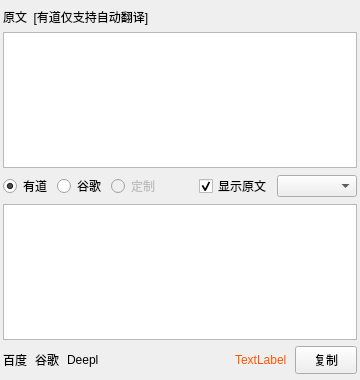
<?xml version="1.0" encoding="UTF-8"?>
<ui version="4.0">
 <class>Form</class>
 <widget class="QWidget" name="Form">
  <property name="geometry">
   <rect>
    <x>0</x>
    <y>0</y>
    <width>360</width>
    <height>380</height>
   </rect>
  </property>
  <property name="windowTitle">
   <string>翻译-宏热键 【Ctrl+\】 </string>
  </property>
  <property name="windowIcon">
   <iconset resource="../../resource.qrc">
    <normaloff>:/images/icon/tray.png</normaloff>:/images/icon/tray.png</iconset>
  </property>
  <layout class="QVBoxLayout" name="verticalLayout">
   <property name="leftMargin">
    <number>3</number>
   </property>
   <property name="topMargin">
    <number>8</number>
   </property>
   <property name="rightMargin">
    <number>3</number>
   </property>
   <property name="bottomMargin">
    <number>6</number>
   </property>
   <item>
    <widget class="QLabel" name="label">
     <property name="maximumSize">
      <size>
       <width>99999</width>
       <height>16777215</height>
      </size>
     </property>
     <property name="font">
      <font>
       <family>Microsoft YaHei UI</family>
       <pointsize>9</pointsize>
       <bold>false</bold>
      </font>
     </property>
     <property name="text">
      <string>原文  [有道仅支持自动翻译]</string>
     </property>
    </widget>
   </item>
   <item>
    <widget class="QTextEdit" name="sl_text"/>
   </item>
   <item>
    <layout class="QHBoxLayout" name="hLayout2">
     <property name="spacing">
      <number>5</number>
     </property>
     <item>
      <widget class="QRadioButton" name="youdao">
       <property name="text">
        <string>有道</string>
       </property>
       <property name="checked">
        <bool>true</bool>
       </property>
      </widget>
     </item>
     <item>
      <widget class="QRadioButton" name="google">
       <property name="text">
        <string>谷歌</string>
       </property>
      </widget>
     </item>
     <item>
      <widget class="QRadioButton" name="deepl">
       <property name="enabled">
        <bool>false</bool>
       </property>
       <property name="text">
        <string>定制</string>
       </property>
      </widget>
     </item>
     <item>
      <spacer name="horizontalSpacer">
       <property name="orientation">
        <enum>Qt::Horizontal</enum>
       </property>
       <property name="sizeHint" stdset="0">
        <size>
         <width>40</width>
         <height>20</height>
        </size>
       </property>
      </spacer>
     </item>
     <item>
      <widget class="QCheckBox" name="lang_sl">
       <property name="text">
        <string>显示原文</string>
       </property>
       <property name="checked">
        <bool>true</bool>
       </property>
      </widget>
     </item>
     <item>
      <widget class="QComboBox" name="lang_to">
       <property name="minimumSize">
        <size>
         <width>80</width>
         <height>0</height>
        </size>
       </property>
      </widget>
     </item>
    </layout>
   </item>
   <item>
    <widget class="QTextEdit" name="tl_text"/>
   </item>
   <item>
    <layout class="QHBoxLayout" name="horizontalLayout">
     <property name="spacing">
      <number>8</number>
     </property>
     <item>
      <widget class="QLabel" name="link1">
       <property name="font">
        <font>
         <underline>false</underline>
        </font>
       </property>
       <property name="styleSheet">
        <string notr="true"/>
       </property>
       <property name="lineWidth">
        <number>1</number>
       </property>
       <property name="text">
        <string>百度</string>
       </property>
       <property name="openExternalLinks">
        <bool>true</bool>
       </property>
      </widget>
     </item>
     <item>
      <widget class="QLabel" name="link2">
       <property name="text">
        <string>谷歌</string>
       </property>
       <property name="openExternalLinks">
        <bool>true</bool>
       </property>
      </widget>
     </item>
     <item>
      <widget class="QLabel" name="link3">
       <property name="text">
        <string>Deepl</string>
       </property>
       <property name="openExternalLinks">
        <bool>true</bool>
       </property>
      </widget>
     </item>
     <item>
      <spacer name="horizontalSpacer_2">
       <property name="orientation">
        <enum>Qt::Horizontal</enum>
       </property>
       <property name="sizeHint" stdset="0">
        <size>
         <width>40</width>
         <height>20</height>
        </size>
       </property>
      </spacer>
     </item>
     <item>
      <widget class="QLabel" name="msg">
       <property name="enabled">
        <bool>true</bool>
       </property>
       <property name="styleSheet">
        <string notr="true">color: rgb(255, 85, 0);</string>
       </property>
       <property name="text">
        <string>TextLabel</string>
       </property>
      </widget>
     </item>
     <item>
      <widget class="QPushButton" name="copy">
       <property name="minimumSize">
        <size>
         <width>62</width>
         <height>28</height>
        </size>
       </property>
       <property name="maximumSize">
        <size>
         <width>62</width>
         <height>30</height>
        </size>
       </property>
       <property name="text">
        <string>复制</string>
       </property>
      </widget>
     </item>
    </layout>
   </item>
  </layout>
 </widget>
 <resources>
  <include location="../../resource.qrc"/>
 </resources>
 <connections/>
</ui>
